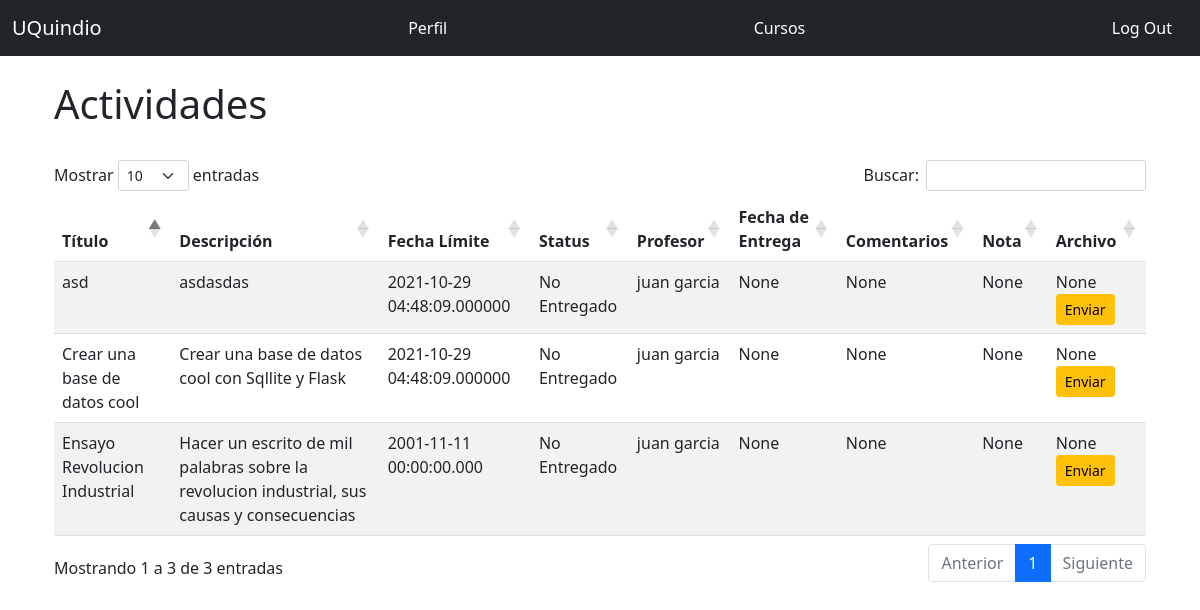
Page /activities/2 (signed in) on the earlier database version.
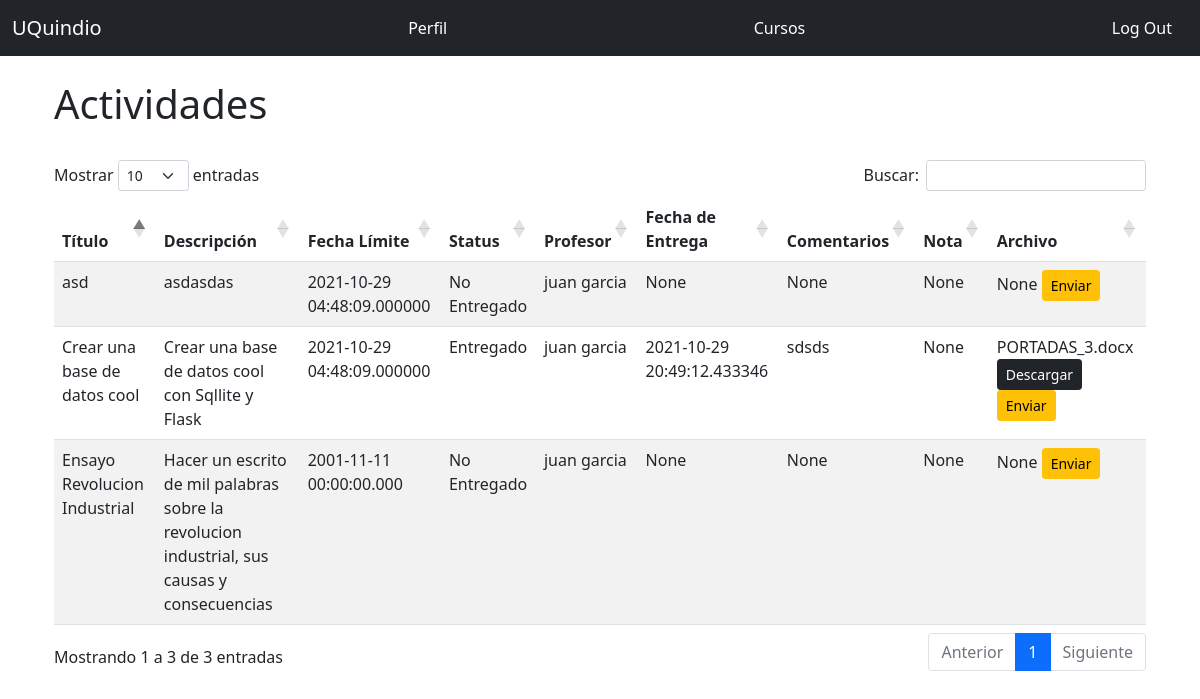
Same page on the later database version.
### app.py (models this page shows, shortened)
class Homework(db.Model):
    __tablename__ = 'homework'
    id = db.Column(db.Integer, primary_key = True)
    title = db.Column(db.String(128))
    description = db.Column(db.Text)
    limit_date = db.Column(db.DateTime, default=datetime.utcnow)
    status = db.Column(db.String)
    student_comment = db.Column(db.Text)
    grade = db.Column(db.DECIMAL(5,2))
    date_sent = db.Column(db.DateTime)
    file_url = db.Column(db.String)
    enrollment_id = db.Column(db.Integer, db.ForeignKey('enrollment.id'))

class Teacher(UserMixin, db.Model):
    __tablename__ = 'teachers'
    id = db.Column(db.Integer, primary_key = True)
    email = db.Column(db.String(64), unique=True, index=True)
    username = db.Column(db.String(64), unique=True, index=True)
    name = db.Column(db.String(64))
    last_name = db.Column(db.String(64))
    cc = db.Column(db.Integer, unique=True, index=True)
    age = db.Column(db.Integer)
    genre = db.Column(db.CHAR)
    password_hash = db.Column(db.String(128))
    role_id = db.Column(db.Integer, db.ForeignKey('roles.id'))
    course_list = db.relationship("Course",uselist=True, backref="teacher",lazy="subquery")
    @property
    def password(self):
        raise AttributeError('password no es un atributo legible')

### app.py (the view)
@app.route('/activities/<int:enrollment_id>', methods=['GET', 'POST'])
@login_required
def activities(enrollment_id):
    result = db.session.execute('Select courses.name As course, teachers.name As teacher_name, teachers.last_name As teacher_last_name, homework.title As homework, enrollment.id As enrollment, homework.description, homework.status, homework.limit_date, homework.student_comment, homework.grade, homework.date_sent, homework.file_url, homework.id From courses Inner Join enrollment On courses.id = enrollment.course_id Inner Join students On students.id = enrollment.student_id Inner Join teachers On teachers.id = courses.teacher_id Inner Join homework On enrollment.id = homework.enrollment_id Where enrollment.id = :val', {'val': enrollment_id})
    return render_template('activities.html', result=result, enrollment_id=enrollment_id)

### app.py (called while the page is built)
@login_manager.user_loader
def load_user(user_id):
    if session['account_type'] == 'Student':
        return User.query.get(int(user_id))
    elif session['account_type'] == 'Teacher':
        return Teacher.query.get(int(user_id))
    elif session['account_type'] == 'Admin':
        return Admin.query.get(int(user_id))
    else:
      return None

### templates/activities.html (shortened to what this page needs)
{% extends "base.html" %}
{% block page_content %}
<div class="page-header">
  <h1>Actividades </h1>
</div>
<br/>
  <table id="data" class="table table-striped">
    <thead>
      <tr>
        <th>Título</th>
        <th>Descripción</th>
        <th>Fecha Límite</th>
        <th>Status</th>
        <th>Profesor</th>
        <th>Fecha de Entrega</th>
        <th>Comentarios</th>
        <th>Nota</th>
        <th>Archivo</th>
      </tr>
    </thead>
    <tbody>
      {% for homework in result %}
        <tr>
          <td>{{ homework.homework }}</td>
          <td>{{ homework.description }}</td>
          <td>{{ homework.limit_date }}</td>
          <td>{{ homework.status }}</td>
          <td>{{ homework.teacher_name }} {{ homework.teacher_last_name }}</td>
          <td>{{ homework.date_sent }}</td>
          <td>{{ homework.student_comment }}</td>
          <td>{{ homework.grade}}</td>
          <td>{{ homework.file_url}} {% if homework.file_url %}
            <a href="{{ url_for('download_file', homework_id=homework.id)}}">
              <span class="btn btn-dark btn-sm">Descargar</span>
            </a>{% endif %}
            {% if homework.status != "Entregado y Calificado" %}
            <a href="{{ url_for('upload', homework_id=homework.id, enrollment_id=enrollment_id) }}">
              <span class="btn btn-warning btn-sm">Enviar</span>
            </a>
            {% endif %}
            </td>
        </tr>
      {% endfor %}
    </tbody>
  </table>
{% endblock %}

Differences in the rows shown:
changed Homework "Crear una base de datos cool": status "No Entregado" → "Entregado"; date_sent "None" → "2021-10-29 20:49:12.433346"; student_comment "None" → "sdsds"; file_url "None" → "PORTADAS_3.docx"; now shows "Descargar"
